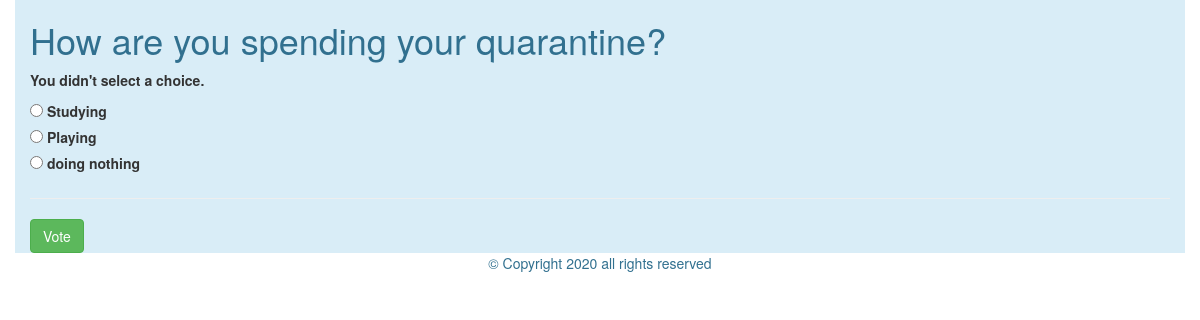
Page /polls/32/vote/ on the committed database.
### polls/models.py (models this page shows, shortened)
class Question(models.Model):
    question_text = models.CharField(max_length=200)
    pub_date = models.DateTimeField('date published')

class Choice(models.Model):
    question = models.ForeignKey(Question, on_delete=models.CASCADE)
    choice_text = models.CharField(max_length=200)
    votes = models.IntegerField(default=0)

### polls/views.py (the view)
# urls.py: path('<int:question_id>/vote/',views.vote,name='vote'),
def vote(request, question_id):
    question = get_object_or_404(Question, pk=question_id)
    try:
        selected_choice = question.choice_set.get(pk=request.POST['choice'])
    except (KeyError, Choice.DoesNotExist):
        return render(request, 'polls/detail.html', {
            'question': question,
            'error_message': "You didn't select a choice.",
        })
    else:
        selected_choice.votes += 1
        selected_choice.save()
        return HttpResponseRedirect(reverse('polls:results', args=(question.id,)))

### polls/templates/polls/detail.html (shortened to what this page needs)
{% extends 'polls/base.html' %}
{% block content %}
<div class="container bg-info">
<h1 class="text-info">{{ question.question_text }}</h1>
{% if error_message %}<p><strong>{{ error_message }}</strong></p>{% endif %}
<form action="{% url 'polls:vote' question.id %}" method="post">
{% for choice in question.choice_set.all %}
    <input type="radio" name="choice" id="choice{{ forloop.counter }}" value="{{ choice.id }}">
    <label for="choice{{ forloop.counter }}">{{ choice.choice_text }}</label><br>
{% endfor %}
    <hr>
<input class="btn btn-success" type="submit" value="Vote">
</form>
</div>
{% endblock %}

### rows in the picture
Question: question_text "How are you spending your quarantine?"
Choice: choice_text "Studying"
Choice: choice_text "Playing"
Choice: choice_text "doing nothing"

### other values in the picture
{{ error_message }} "You didn't select a choice."
